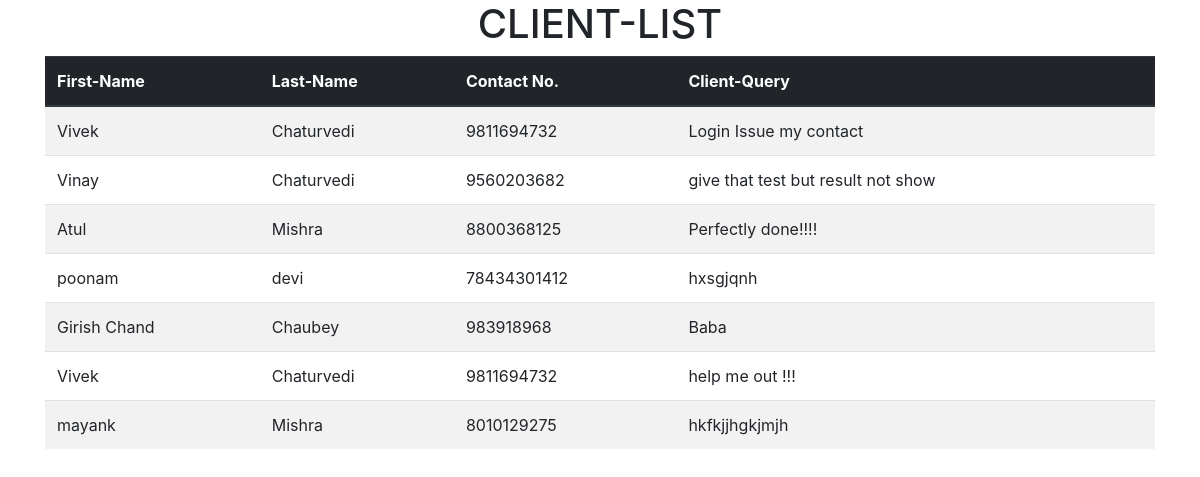
/client_list/, run on the app's committed database.
### myapp/models.py (models this page shows, shortened)
class client1(models.Model):
    First=models.CharField(max_length=250)
    Last=models.CharField(max_length=250)
    Phone=models.CharField(max_length=250)
    Query=models.CharField(max_length=250)

### myapp/views.py (the view)
# urls.py: path('client_list/', views.show_list),
def show_list(request):
    clients1=client1.objects.all()
    data={'clients1':clients1}
    res=render(request, 'myapp/client_list.html',data)
    return res

### Template/myapp/client_list.html (shortened to what this page needs)
<!DOCTYPE html>
{% load static %}
<html lang="en">
<head>
    <link rel="stylesheet" type="text/css" href="{% static 'fontawesome/css/all.css' %}">
    <link rel="stylesheet" type="text/css" href="{% static 'Css/Sign_up.css' %}">
    <link rel="stylesheet" type="text/css" href="{% static 'Bootstrap/css/bootstrap.css' %}">
</head>
<body>
    <div class="container">
        <div class="row">
            <div class="col-md-12">
                <h1 align="center">CLIENT-LIST</h1>
                <table class="table table-striped table-hover">
                    <thead class="thead-dark">
                    <tr>
                        <th>First-Name</th>
                        <th>Last-Name</th>
                        <th>Contact No.</th>
                        <th>Client-Query</th>
                    </tr>
                </thead>
                    {% for client in clients1%}
                    <tr>
                      <td>{{client.First}}</td>
                      <td>{{client.Last}}</td>
                      <td>{{client.Phone}}</td>
                      <td>{{client.Query}}</td>
                  </tr>
                    {% endfor %}
                </table>
            </div>
        </div>
    </div>
</body>
</html>

### Static/Css/Sign_up.css (style rules this page uses)
body { background-image: url('../Images/Sign_up1.jpg'); background-repeat: no-repeat; background-size: cover; position: relative; }

### data on the page
client1: First "Vivek", Last "Chaturvedi", Phone "9811694732", Query "Login Issue my contact"
client1: First "Vinay", Last "Chaturvedi", Phone "9560203682", Query "give that test but result not show"
client1: First "Atul", Last "Mishra", Phone "8800368125", Query "Perfectly done!!!!"
client1: First "poonam", Last "devi", Phone "78434301412", Query "hxsgjqnh"
client1: First "Girish Chand", Last "Chaubey", Phone "983918968", Query "Baba"
client1: First "Vivek", Last "Chaturvedi", Phone "9811694732", Query "help me out !!!"
client1: First "mayank", Last "Mishra", Phone "8010129275", Query "hkfkjjhgkjmjh"
